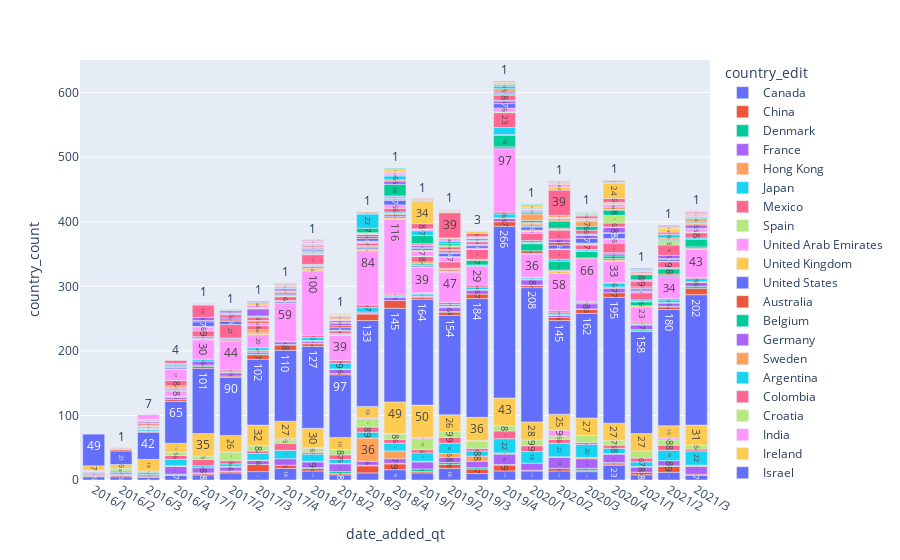

The notebook cell saved with this chart:
### Code cell
fig = px.bar(df.groupby(['date_added_qt','country_edit',],as_index=False).agg(country_count = ('show_id','count')), x="date_added_qt", y="country_count", color="country_edit", text_auto=True)
fig.show()
